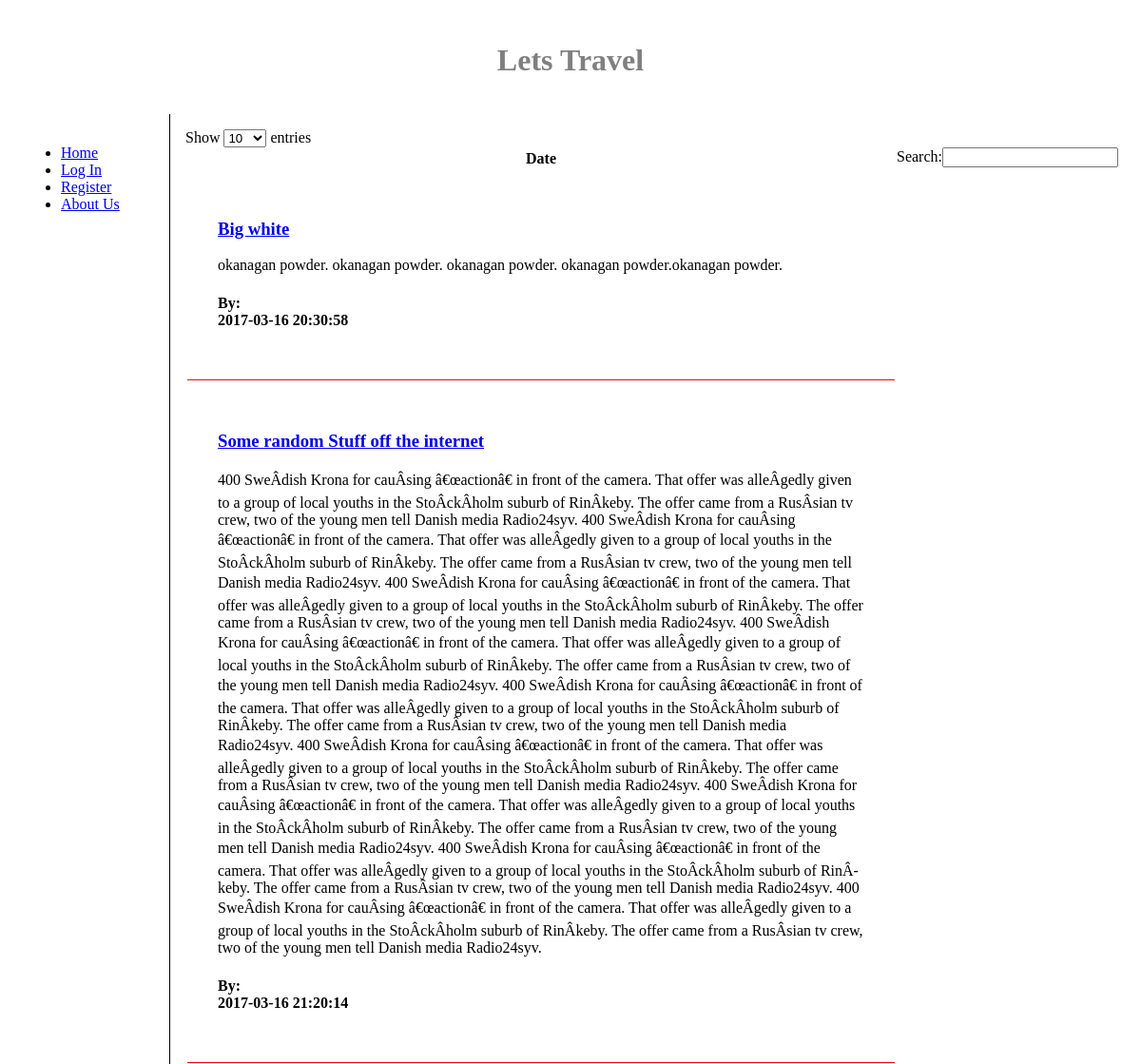
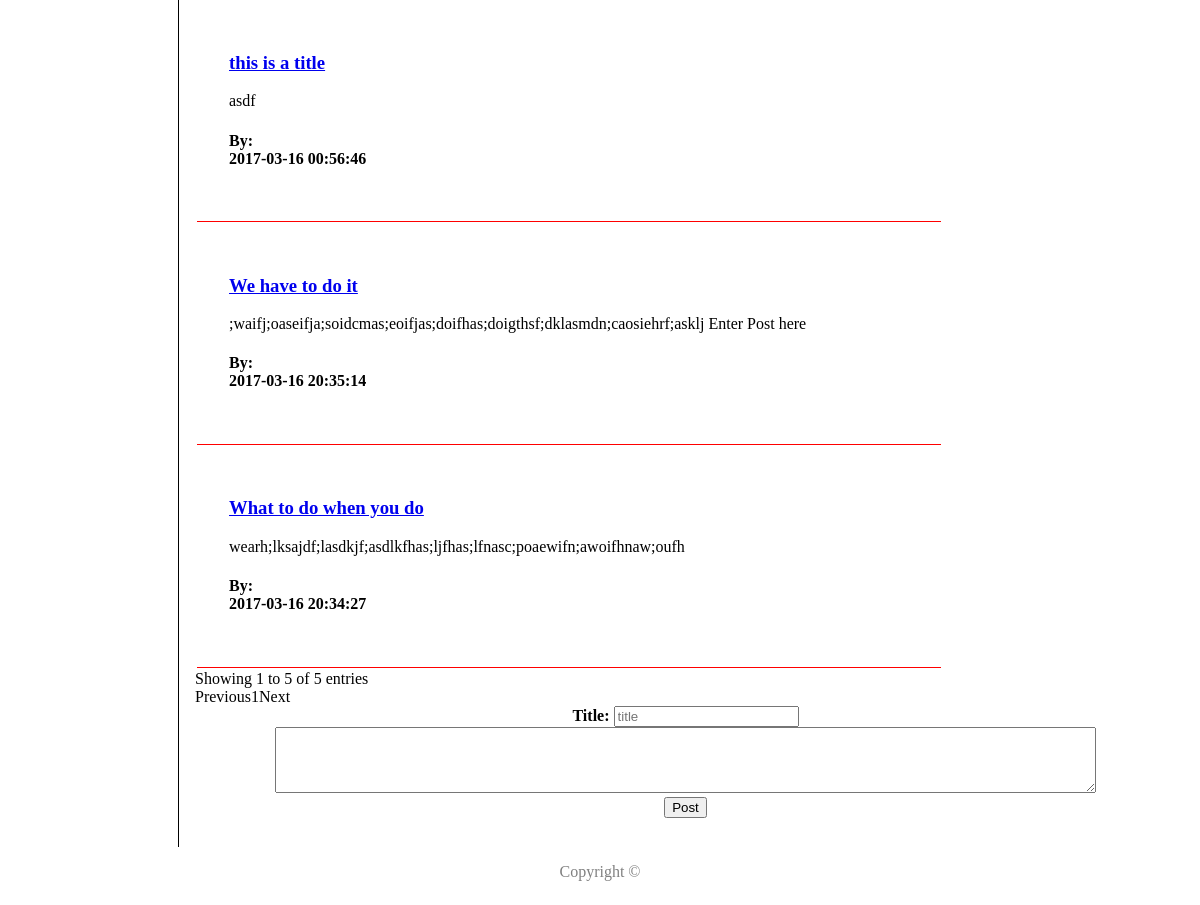
Page /home.php on the earlier database version (2 pictures, top to bottom).
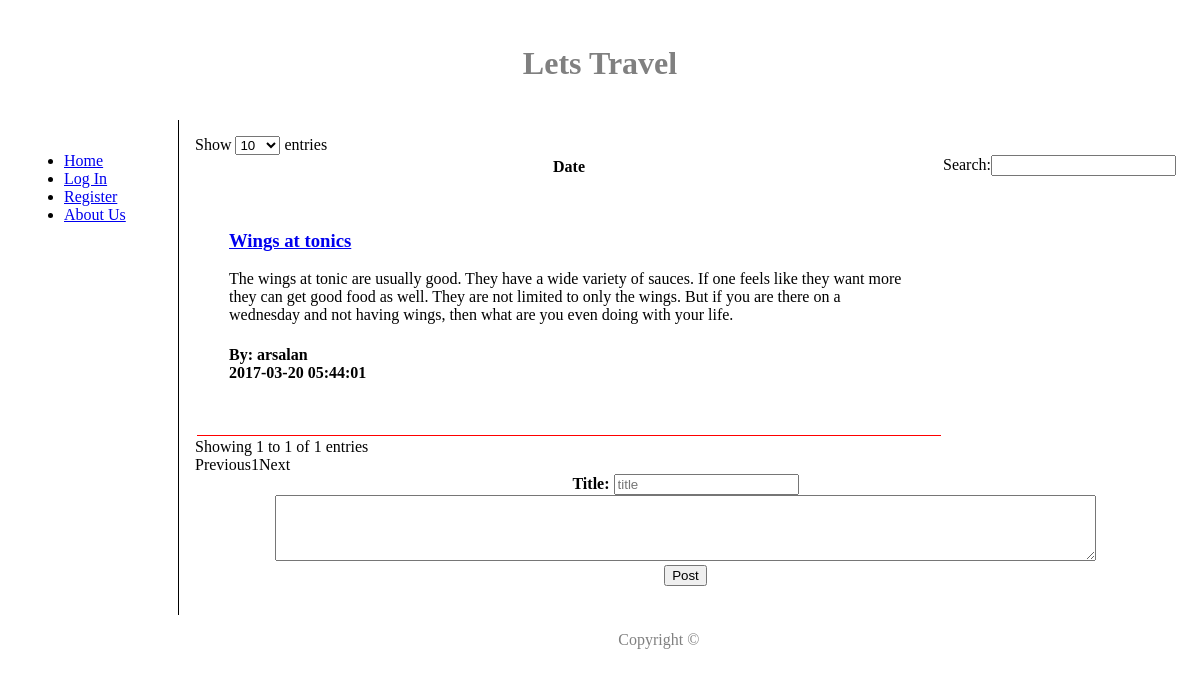
Same page on the later database version.
### tables this page shows
CREATE TABLE `post` (
  `ID` int(11) NOT NULL,
  `topic` varchar(255) DEFAULT NULL,
  `theText` varchar(3000) DEFAULT NULL,
  `postStamp` timestamp NOT NULL DEFAULT CURRENT_TIMESTAMP,
  `userName` varchar(255) DEFAULT NULL
);

### home.php (the view, shortened to what this page needs)
<?php
include 'php/conn.php';
$sql = "SELECT  * from post";
 ?>
<!DOCTYPE html>
<html>
<head>
<link rel="stylesheet" type="text/css" href="css/main.css">
<body>
<div class="container">
<header>
   <h1>Lets Travel</h1>
</header>
<?php include 'navbar.php';?>
<article>
  <table id="myTable" class="display">
      <thead>
          <tr>
              <th>Date</th>
          </tr>
      </thead>
      <tbody>
            <?php
            if ($result = mysqli_query($connection, $sql)) {
            while($row = mysqli_fetch_assoc($result))
            {
            echo "<td><a href='/Blog/post.php?id=" . $row['ID'] . "'><h3>" . $row['topic'] . "</h3></a>";
            echo $row['theText'] . "<h4> By: " . $row['userName'] . "<br>" . $row['postStamp'] . "</h4></td>" ;
            }
            }
             ?>
      </tbody>
  </table>
  <form action="php/postIt.php">
  <div class="centerInput"><label><b>Title:</b></label>
  <input type="text" placeholder="title" name="title" required></div>
  <div class="centerInput">
     <textarea maxlength="2999" rows="4" cols="100" name="post"  placeholder="Enter post here" > </textarea>
  </div>
  <div class="centerInput">
        <button type="submit">Post</button></div>
</form>
</article>
<footer>Copyright &copy; </footer>
</div>
</body>
</html>

### navbar.php (shortened to what this page needs)
<nav>
  <ul>
    <li><a href="home.php">Home</a></li>
    <?php
    if ( isset($_SESSION["sUserName"])) {
      echo "<li><a href='php/logOut.php'>Log out</a></li>";
    } else {
      echo "
     <li><a href='login.php'>Log In</a></li>
     <li><a href='register.php'>Register</a></li>";
    }
     ?>
     <li><a href="#">About Us</a></li>
  </ul>
</nav>

### css/main.css (style rules this page uses)
button { margin: 0em 7em 1em 7em ; }
.centerInput { text-align: center; left: auto; right: auto; }
header, footer { padding: 1em; color: grey; text-align: center; left: auto; right: auto; }
article { margin-left: 170px; border-left: 1px solid black; padding: 1em; overflow: auto; }
nav { float: left; max-width: 160px; padding: 1em; margin-bottom: 100%; }
td { border-bottom: 1px solid red; padding: 2em; background-color: white; }

Differences in the rows shown:
removed post: topic "this is a title", theText "asdf", postStamp "2017-03-16 00:56:46"
removed post: topic "Big white", theText "okanagan powder. okanagan powder. okanagan powder. okanagan powder.okanagan powder.", postStamp "2017-03-16 20:30:58"
removed post: topic "What to do when you do", theText "wearh;lksajdf;lasdkjf;asdlkfhas;ljfhas;lfnasc;poaewifn;awoifhnaw;oufh", postStamp "2017-03-16 20:34:27"
removed post: topic "We have to do it", theText ";waifj;oaseifja;soidcmas;eoifjas;doifhas;doigthsf;dklasmdn;caosiehrf;asklj Enter Post here", postStamp "2017-03-16 20:35:14"
removed post: topic "Some random Stuff off the internet", theText "400 SweÂ­dish Krona for cauÂ­sing â€œactionâ€ in front of the camera. That offer was alleÂ­gedly given to a group of local youths in the StoÂ­ckÂ­holm suburb of RinÂ­keby. The offer came from a RusÂ­sian tv crew, two of the young men tell Danish media Radio24syv. 400 SweÂ­dish Krona for cauÂ­sing â€œactionâ€ in front of the camera. That offer was alleÂ­gedly given to a group of local youths in the StoÂ­ckÂ­holm suburb of RinÂ­keby. The offer came from a RusÂ­sian tv crew, two of the young men tell Danish media Radio24syv. 400 SweÂ­dish Krona for cauÂ­sing â€œactionâ€ in front of the camera. That offer was alleÂ­gedly given to a group of local youths in the StoÂ­ckÂ­holm suburb of…", postStamp "2017-03-16 21:20:14"
added post: topic "Wings at tonics", theText "The wings at tonic are usually good. They have a wide variety of sauces. If one feels like they want more they can get good food as well. They are not limited to only the wings. But if you are there on a wednesday and not having wings, then what are you even doing with your life.", userName "arsalan", postStamp "2017-03-20 05:44:01"
Other differences:
text written by a page script: "Show entries Search: Showing 1 to 5 of 5 entries Previous 1 Next" → "Show entries Search: Showing 1 to 1 of 1 entries Previous 1 Next"
